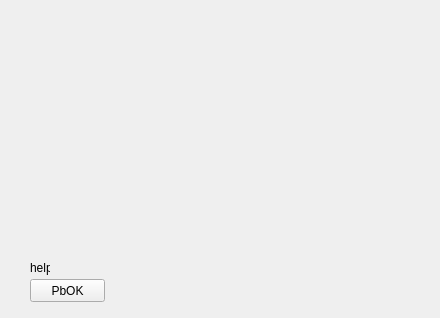
<?xml version="1.0" encoding="UTF-8"?>
<ui version="4.0">
 <class>Form</class>
 <widget class="QWidget" name="Form">
  <property name="geometry">
   <rect>
    <x>0</x>
    <y>0</y>
    <width>440</width>
    <height>318</height>
   </rect>
  </property>
  <property name="windowTitle">
   <string>Form</string>
  </property>
  <widget class="QPushButton" name="pushButton">
   <property name="geometry">
    <rect>
     <x>30</x>
     <y>279</y>
     <width>75</width>
     <height>23</height>
    </rect>
   </property>
   <property name="text">
    <string>PbOK</string>
   </property>
  </widget>
  <widget class="QLabel" name="label">
   <property name="geometry">
    <rect>
     <x>30</x>
     <y>260</y>
     <width>20</width>
     <height>16</height>
    </rect>
   </property>
   <property name="text">
    <string>help</string>
   </property>
  </widget>
 </widget>
 <resources/>
 <connections>
  <connection>
   <sender>pushButton</sender>
   <signal>clicked()</signal>
   <receiver>Form</receiver>
   <slot>close()</slot>
   <hints>
    <hint type="sourcelabel">
     <x>217</x>
     <y>191</y>
    </hint>
    <hint type="destinationlabel">
     <x>199</x>
     <y>149</y>
    </hint>
   </hints>
  </connection>
 </connections>
</ui>
